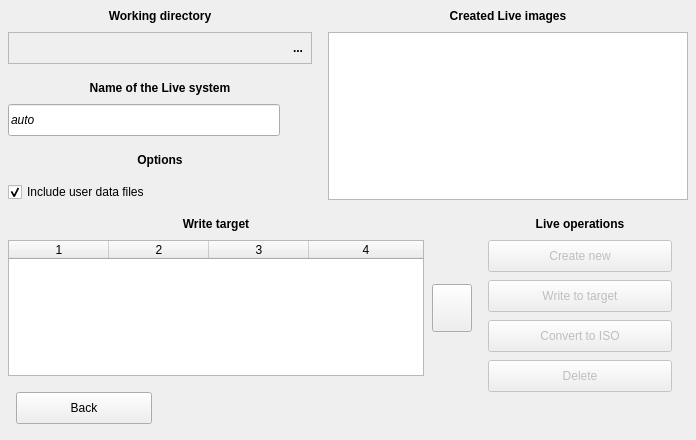
     <widget class="QWidget" name="livepanel" native="true">
      <property name="geometry">
       <rect>
        <x>1</x>
        <y>1784</y>
        <width>696</width>
        <height>440</height>
       </rect>
      </property>
      <property name="autoFillBackground">
       <bool>true</bool>
      </property>
      <widget class="QLabel" name="label_14">
       <property name="geometry">
        <rect>
         <x>0</x>
         <y>0</y>
         <width>320</width>
         <height>32</height>
        </rect>
       </property>
       <property name="font">
        <font>
         <weight>75</weight>
         <bold>true</bold>
        </font>
       </property>
       <property name="text">
        <string>Working directory</string>
       </property>
       <property name="alignment">
        <set>Qt::AlignCenter</set>
       </property>
      </widget>
      <widget class="QLabel" name="label_15">
       <property name="geometry">
        <rect>
         <x>320</x>
         <y>0</y>
         <width>376</width>
         <height>32</height>
        </rect>
       </property>
       <property name="font">
        <font>
         <weight>75</weight>
         <bold>true</bold>
        </font>
       </property>
       <property name="text">
        <string>Created Live images</string>
       </property>
       <property name="alignment">
        <set>Qt::AlignCenter</set>
       </property>
      </widget>
      <widget class="QLabel" name="label_16">
       <property name="geometry">
        <rect>
         <x>0</x>
         <y>72</y>
         <width>320</width>
         <height>32</height>
        </rect>
       </property>
       <property name="font">
        <font>
         <weight>75</weight>
         <bold>true</bold>
        </font>
       </property>
       <property name="text">
        <string>Name of the Live system</string>
       </property>
       <property name="alignment">
        <set>Qt::AlignCenter</set>
       </property>
      </widget>
      <widget class="QLabel" name="label_17">
       <property name="geometry">
        <rect>
         <x>0</x>
         <y>144</y>
         <width>320</width>
         <height>32</height>
        </rect>
       </property>
       <property name="font">
        <font>
         <weight>75</weight>
         <bold>true</bold>
        </font>
       </property>
       <property name="text">
        <string>Options</string>
       </property>
       <property name="alignment">
        <set>Qt::AlignCenter</set>
       </property>
      </widget>
      <widget class="QLabel" name="label_18">
       <property name="geometry">
        <rect>
         <x>0</x>
         <y>208</y>
         <width>432</width>
         <height>32</height>
        </rect>
       </property>
       <property name="font">
        <font>
         <weight>75</weight>
         <bold>true</bold>
        </font>
       </property>
       <property name="text">
        <string>Write target</string>
       </property>
       <property name="alignment">
        <set>Qt::AlignCenter</set>
       </property>
      </widget>
      <widget class="QLabel" name="label_19">
       <property name="geometry">
        <rect>
         <x>464</x>
         <y>208</y>
         <width>232</width>
         <height>32</height>
        </rect>
       </property>
       <property name="font">
        <font>
         <weight>75</weight>
         <bold>true</bold>
        </font>
       </property>
       <property name="text">
        <string>Live operations</string>
       </property>
       <property name="alignment">
        <set>Qt::AlignCenter</set>
       </property>
      </widget>
      <widget class="QLineEdit" name="livename">
       <property name="geometry">
        <rect>
         <x>8</x>
         <y>104</y>
         <width>272</width>
         <height>32</height>
        </rect>
       </property>
       <property name="font">
        <font>
         <italic>true</italic>
        </font>
       </property>
       <property name="focusPolicy">
        <enum>Qt::ClickFocus</enum>
       </property>
       <property name="acceptDrops">
        <bool>false</bool>
       </property>
       <property name="text">
        <string notr="true">auto</string>
       </property>
       <property name="maxLength">
        <number>32</number>
       </property>
      </widget>
      <widget class="QLabel" name="livenamepipe">
       <property name="geometry">
        <rect>
         <x>287</x>
         <y>108</y>
         <width>26</width>
         <height>24</height>
        </rect>
       </property>
       <property name="pixmap">
        <pixmap resource="pictures.qrc">:/pictures/ok.png</pixmap>
       </property>
       <property name="scaledContents">
        <bool>true</bool>
       </property>
       <property name="alignment">
        <set>Qt::AlignCenter</set>
       </property>
      </widget>
      <widget class="QLabel" name="livenameerror">
       <property name="geometry">
        <rect>
         <x>287</x>
         <y>107</y>
         <width>26</width>
         <height>26</height>
        </rect>
       </property>
       <property name="pixmap">
        <pixmap resource="pictures.qrc">:/pictures/error.png</pixmap>
       </property>
       <property name="scaledContents">
        <bool>true</bool>
       </property>
       <property name="alignment">
        <set>Qt::AlignCenter</set>
       </property>
      </widget>
      <widget class="QCheckBox" name="userdatainclude">
       <property name="geometry">
        <rect>
         <x>8</x>
         <y>182</y>
         <width>204</width>
         <height>20</height>
        </rect>
       </property>
       <property name="cursor">
        <cursorShape>PointingHandCursor</cursorShape>
       </property>
       <property name="focusPolicy">
        <enum>Qt::NoFocus</enum>
       </property>
       <property name="text">
        <string>Include user data files</string>
       </property>
       <property name="checked">
        <bool>true</bool>
       </property>
      </widget>
      <widget class="QPushButton" name="liveback">
       <property name="geometry">
        <rect>
         <x>16</x>
         <y>392</y>
         <width>136</width>
         <height>32</height>
        </rect>
       </property>
       <property name="cursor">
        <cursorShape>PointingHandCursor</cursorShape>
       </property>
       <property name="text">
        <string>Back</string>
       </property>
      </widget>
      <widget class="QPushButton" name="livedevicesrefresh">
       <property name="geometry">
        <rect>
         <x>432</x>
         <y>284</y>
         <width>40</width>
         <height>48</height>
        </rect>
       </property>
       <property name="cursor">
        <cursorShape>PointingHandCursor</cursorShape>
       </property>
       <property name="focusPolicy">
        <enum>Qt::NoFocus</enum>
       </property>
       <property name="toolTip">
        <string>Redetect devices</string>
       </property>
       <property name="icon">
        <iconset resource="pictures.qrc">
         <normaloff>:/pictures/refresh.png</normaloff>:/pictures/refresh.png</iconset>
       </property>
       <property name="iconSize">
        <size>
         <width>23</width>
         <height>23</height>
        </size>
       </property>
      </widget>
      <widget class="QPushButton" name="livedelete">
       <property name="enabled">
        <bool>false</bool>
       </property>
       <property name="geometry">
        <rect>
         <x>488</x>
         <y>360</y>
         <width>184</width>
         <height>32</height>
        </rect>
       </property>
       <property name="cursor">
        <cursorShape>PointingHandCursor</cursorShape>
       </property>
       <property name="focusPolicy">
        <enum>Qt::ClickFocus</enum>
       </property>
       <property name="text">
        <string>Delete</string>
       </property>
      </widget>
      <widget class="QPushButton" name="livewritestart">
       <property name="enabled">
        <bool>false</bool>
       </property>
       <property name="geometry">
        <rect>
         <x>488</x>
         <y>280</y>
         <width>184</width>
         <height>32</height>
        </rect>
       </property>
       <property name="cursor">
        <cursorShape>PointingHandCursor</cursorShape>
       </property>
       <property name="focusPolicy">
        <enum>Qt::ClickFocus</enum>
       </property>
       <property name="text">
        <string>Write to target</string>
       </property>
      </widget>
      <widget class="QPushButton" name="liveconvert">
       <property name="enabled">
        <bool>false</bool>
       </property>
       <property name="geometry">
        <rect>
         <x>488</x>
         <y>320</y>
         <width>184</width>
         <height>32</height>
        </rect>
       </property>
       <property name="cursor">
        <cursorShape>PointingHandCursor</cursorShape>
       </property>
       <property name="focusPolicy">
        <enum>Qt::ClickFocus</enum>
       </property>
       <property name="text">
        <string>Convert to ISO</string>
       </property>
      </widget>
      <widget class="QPushButton" name="livenew">
       <property name="enabled">
        <bool>false</bool>
       </property>
       <property name="geometry">
        <rect>
         <x>488</x>
         <y>240</y>
         <width>184</width>
         <height>32</height>
        </rect>
       </property>
       <property name="cursor">
        <cursorShape>PointingHandCursor</cursorShape>
       </property>
       <property name="focusPolicy">
        <enum>Qt::ClickFocus</enum>
       </property>
       <property name="text">
        <string>Create new</string>
       </property>
      </widget>
      <widget class="QFrame" name="liveworkdirarea">
       <property name="geometry">
        <rect>
         <x>8</x>
         <y>32</y>
         <width>304</width>
         <height>32</height>
        </rect>
       </property>
       <property name="autoFillBackground">
        <bool>true</bool>
       </property>
       <property name="frameShape">
        <enum>QFrame::StyledPanel</enum>
       </property>
       <property name="frameShadow">
        <enum>QFrame::Sunken</enum>
       </property>
       <widget class="QLineEdit" name="liveworkdir">
        <property name="geometry">
         <rect>
          <x>2</x>
          <y>2</y>
          <width>274</width>
          <height>28</height>
         </rect>
        </property>
        <property name="cursor">
         <cursorShape>ArrowCursor</cursorShape>
        </property>
        <property name="focusPolicy">
         <enum>Qt::NoFocus</enum>
        </property>
        <property name="acceptDrops">
         <bool>false</bool>
        </property>
        <property name="styleSheet">
         <string notr="true">background-color: rgba(0, 0, 0, 0)</string>
        </property>
        <property name="frame">
         <bool>false</bool>
        </property>
        <property name="readOnly">
         <bool>true</bool>
        </property>
       </widget>
       <widget class="QToolButton" name="liveworkdirbutton">
        <property name="geometry">
         <rect>
          <x>278</x>
          <y>2</y>
          <width>24</width>
          <height>28</height>
         </rect>
        </property>
        <property name="font">
         <font>
          <weight>75</weight>
          <bold>true</bold>
         </font>
        </property>
        <property name="cursor">
         <cursorShape>PointingHandCursor</cursorShape>
        </property>
        <property name="focusPolicy">
         <enum>Qt::NoFocus</enum>
        </property>
        <property name="text">
         <string notr="true">...</string>
        </property>
        <property name="autoRaise">
         <bool>true</bool>
        </property>
       </widget>
      </widget>
      <widget class="QTableWidget" name="livedevices">
       <property name="geometry">
        <rect>
         <x>8</x>
         <y>240</y>
         <width>416</width>
         <height>136</height>
        </rect>
       </property>
       <property name="focusPolicy">
        <enum>Qt::ClickFocus</enum>
       </property>
       <property name="editTriggers">
        <set>QAbstractItemView::NoEditTriggers</set>
       </property>
       <property name="tabKeyNavigation">
        <bool>false</bool>
       </property>
       <property name="showDropIndicator" stdset="0">
        <bool>false</bool>
       </property>
       <property name="dragDropOverwriteMode">
        <bool>false</bool>
       </property>
       <property name="selectionMode">
        <enum>QAbstractItemView::SingleSelection</enum>
       </property>
       <property name="selectionBehavior">
        <enum>QAbstractItemView::SelectRows</enum>
       </property>
       <property name="showGrid">
        <bool>false</bool>
       </property>
       <property name="wordWrap">
        <bool>false</bool>
       </property>
       <property name="cornerButtonEnabled">
        <bool>false</bool>
       </property>
       <property name="columnCount">
        <number>4</number>
       </property>
       <attribute name="horizontalHeaderMinimumSectionSize">
        <number>10</number>
       </attribute>
       <attribute name="horizontalHeaderHighlightSections">
        <bool>false</bool>
       </attribute>
       <attribute name="horizontalHeaderShowSortIndicator" stdset="0">
        <bool>false</bool>
       </attribute>
       <attribute name="horizontalHeaderStretchLastSection">
        <bool>true</bool>
       </attribute>
       <attribute name="verticalHeaderVisible">
        <bool>false</bool>
       </attribute>
       <attribute name="verticalHeaderMinimumSectionSize">
        <number>20</number>
       </attribute>
       <attribute name="verticalHeaderDefaultSectionSize">
        <number>20</number>
       </attribute>
       <attribute name="verticalHeaderHighlightSections">
        <bool>false</bool>
       </attribute>
       <column/>
       <column/>
       <column/>
       <column/>
      </widget>
      <widget class="QListWidget" name="livelist">
       <property name="geometry">
        <rect>
         <x>328</x>
         <y>32</y>
         <width>360</width>
         <height>168</height>
        </rect>
       </property>
       <property name="focusPolicy">
        <enum>Qt::ClickFocus</enum>
       </property>
       <property name="editTriggers">
        <set>QAbstractItemView::NoEditTriggers</set>
       </property>
       <property name="showDropIndicator" stdset="0">
        <bool>false</bool>
       </property>
       <property name="selectionBehavior">
        <enum>QAbstractItemView::SelectRows</enum>
       </property>
       <property name="sortingEnabled">
        <bool>true</bool>
       </property>
      </widget>
      <widget class="QWidget" name="livecover" native="true">
       <property name="geometry">
        <rect>
         <x>5</x>
         <y>5</y>
         <width>686</width>
         <height>430</height>
        </rect>
       </property>
      </widget>
      <zorder>livenameerror</zorder>
      <zorder>livenamepipe</zorder>
      <zorder>liveworkdirarea</zorder>
      <zorder>label_14</zorder>
      <zorder>label_15</zorder>
      <zorder>label_16</zorder>
      <zorder>label_17</zorder>
      <zorder>label_18</zorder>
      <zorder>label_19</zorder>
      <zorder>livename</zorder>
      <zorder>userdatainclude</zorder>
      <zorder>liveback</zorder>
      <zorder>livedevicesrefresh</zorder>
      <zorder>livedelete</zorder>
      <zorder>livewritestart</zorder>
      <zorder>liveconvert</zorder>
      <zorder>livenew</zorder>
      <zorder>livedevices</zorder>
      <zorder>livelist</zorder>
      <zorder>livecover</zorder>
     </widget>
